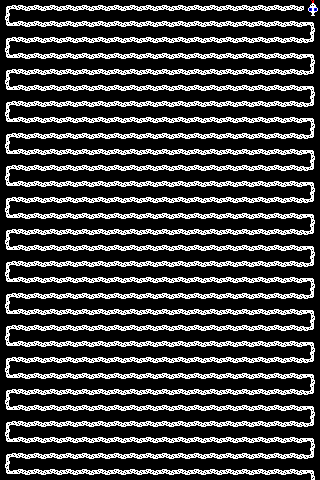

Below is a game level as drawn by its tile map, then a one-line description and the .tmx file that defines it, in full:
An orthogonal 20x30 tile map with 16x16 px tiles, 1 tile layer (Kachelebene 1).

<map version="1.2" tiledversion="1.3.3" orientation="orthogonal" renderorder="right-down" width="20" height="30" tilewidth="16" tileheight="16" infinite="0" nextlayerid="2" nextobjectid="1">
 <tileset firstgid="1" source="myPONG.tsx" />
 <layer id="1" name="Kachelebene 1" width="20" height="30">
  <data encoding="csv">
82,86,86,86,86,86,86,86,86,86,86,86,86,86,86,86,86,86,86,24,
18,86,86,86,86,86,86,86,86,86,86,86,86,86,86,86,86,86,86,81,
82,86,86,86,86,86,86,86,86,86,86,86,86,86,86,86,86,86,86,17,
18,86,86,86,86,86,86,86,86,86,86,86,86,86,86,86,86,86,86,81,
82,86,86,86,86,86,86,86,86,86,86,86,86,86,86,86,86,86,86,17,
18,86,86,86,86,86,86,86,86,86,86,86,86,86,86,86,86,86,86,81,
82,86,86,86,86,86,86,86,86,86,86,86,86,86,86,86,86,86,86,17,
18,86,86,86,86,86,86,86,86,86,86,86,86,86,86,86,86,86,86,81,
82,86,86,86,86,86,86,86,86,86,86,86,86,86,86,86,86,86,86,17,
18,86,86,86,86,86,86,86,86,86,86,86,86,86,86,86,86,86,86,81,
82,86,86,86,86,86,86,86,86,86,86,86,86,86,86,86,86,86,86,17,
18,86,86,86,86,86,86,86,86,86,86,86,86,86,86,86,86,86,86,81,
82,86,86,86,86,86,86,86,86,86,86,86,86,86,86,86,86,86,86,17,
18,86,86,86,86,86,86,86,86,86,86,86,86,86,86,86,86,86,86,81,
82,86,86,86,86,86,86,86,86,86,86,86,86,86,86,86,86,86,86,17,
18,86,86,86,86,86,86,86,86,86,86,86,86,86,86,86,86,86,86,81,
82,86,86,86,86,86,86,86,86,86,86,86,86,86,86,86,86,86,86,17,
18,86,86,86,86,86,86,86,86,86,86,86,86,86,86,86,86,86,86,81,
82,86,86,86,86,86,86,86,86,86,86,86,86,86,86,86,86,86,86,17,
18,86,86,86,86,86,86,86,86,86,86,86,86,86,86,86,86,86,86,81,
82,86,86,86,86,86,86,86,86,86,86,86,86,86,86,86,86,86,86,17,
18,86,86,86,86,86,86,86,86,86,86,86,86,86,86,86,86,86,86,81,
82,86,86,86,86,86,86,86,86,86,86,86,86,86,86,86,86,86,86,17,
18,86,86,86,86,86,86,86,86,86,86,86,86,86,86,86,86,86,86,81,
82,86,86,86,86,86,86,86,86,86,86,86,86,86,86,86,86,86,86,17,
18,86,86,86,86,86,86,86,86,86,86,86,86,86,86,86,86,86,86,81,
82,86,86,86,86,86,86,86,86,86,86,86,86,86,86,86,86,86,86,17,
18,86,86,86,86,86,86,86,86,86,86,86,86,86,86,86,86,86,86,81,
82,86,86,86,86,86,86,86,86,86,86,86,86,86,86,86,86,86,86,17,
18,86,86,86,86,86,86,86,86,86,86,86,86,86,86,86,86,86,86,81
</data>
 </layer>
</map>
